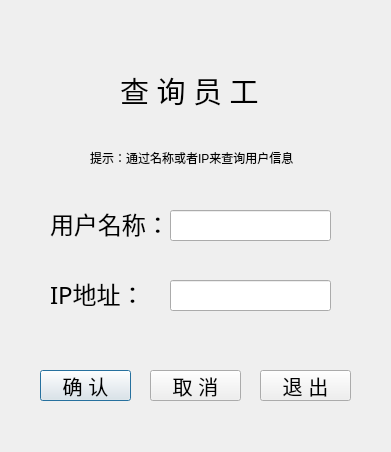
<?xml version="1.0" encoding="UTF-8"?>
<ui version="4.0">
 <class>Dialog</class>
 <widget class="QDialog" name="Dialog">
  <property name="geometry">
   <rect>
    <x>0</x>
    <y>0</y>
    <width>391</width>
    <height>452</height>
   </rect>
  </property>
  <property name="windowTitle">
   <string>Dialog</string>
  </property>
  <widget class="QLabel" name="welcome_label">
   <property name="geometry">
    <rect>
     <x>120</x>
     <y>60</y>
     <width>141</width>
     <height>61</height>
    </rect>
   </property>
   <property name="font">
    <font>
     <family>微软雅黑</family>
     <pointsize>22</pointsize>
    </font>
   </property>
   <property name="text">
    <string>查 询 员 工</string>
   </property>
  </widget>
  <widget class="QLabel" name="user_label">
   <property name="geometry">
    <rect>
     <x>50</x>
     <y>203</y>
     <width>141</width>
     <height>41</height>
    </rect>
   </property>
   <property name="font">
    <font>
     <family>微软雅黑</family>
     <pointsize>18</pointsize>
    </font>
   </property>
   <property name="text">
    <string>用户名称：</string>
   </property>
  </widget>
  <widget class="QLineEdit" name="user_lineEdit">
   <property name="geometry">
    <rect>
     <x>170</x>
     <y>210</y>
     <width>161</width>
     <height>31</height>
    </rect>
   </property>
   <property name="font">
    <font>
     <pointsize>15</pointsize>
    </font>
   </property>
   <property name="text">
    <string/>
   </property>
  </widget>
  <widget class="QLabel" name="ip_label">
   <property name="geometry">
    <rect>
     <x>50</x>
     <y>273</y>
     <width>141</width>
     <height>41</height>
    </rect>
   </property>
   <property name="font">
    <font>
     <family>微软雅黑</family>
     <pointsize>18</pointsize>
    </font>
   </property>
   <property name="text">
    <string>IP地址：</string>
   </property>
  </widget>
  <widget class="QLineEdit" name="ip_lineEdit">
   <property name="geometry">
    <rect>
     <x>170</x>
     <y>280</y>
     <width>161</width>
     <height>31</height>
    </rect>
   </property>
   <property name="font">
    <font>
     <pointsize>15</pointsize>
    </font>
   </property>
   <property name="text">
    <string/>
   </property>
  </widget>
  <widget class="QPushButton" name="confirm_label">
   <property name="geometry">
    <rect>
     <x>40</x>
     <y>370</y>
     <width>91</width>
     <height>31</height>
    </rect>
   </property>
   <property name="font">
    <font>
     <pointsize>15</pointsize>
    </font>
   </property>
   <property name="text">
    <string>确 认</string>
   </property>
  </widget>
  <widget class="QPushButton" name="cancel_label">
   <property name="geometry">
    <rect>
     <x>150</x>
     <y>370</y>
     <width>91</width>
     <height>31</height>
    </rect>
   </property>
   <property name="font">
    <font>
     <pointsize>15</pointsize>
    </font>
   </property>
   <property name="text">
    <string>取 消</string>
   </property>
  </widget>
  <widget class="QPushButton" name="quit_label">
   <property name="geometry">
    <rect>
     <x>260</x>
     <y>370</y>
     <width>91</width>
     <height>31</height>
    </rect>
   </property>
   <property name="font">
    <font>
     <pointsize>15</pointsize>
    </font>
   </property>
   <property name="text">
    <string>退 出</string>
   </property>
  </widget>
  <widget class="QLabel" name="notice_label">
   <property name="geometry">
    <rect>
     <x>90</x>
     <y>150</y>
     <width>231</width>
     <height>16</height>
    </rect>
   </property>
   <property name="text">
    <string>提示：通过名称或者IP来查询用户信息</string>
   </property>
  </widget>
 </widget>
 <resources/>
 <connections/>
</ui>
